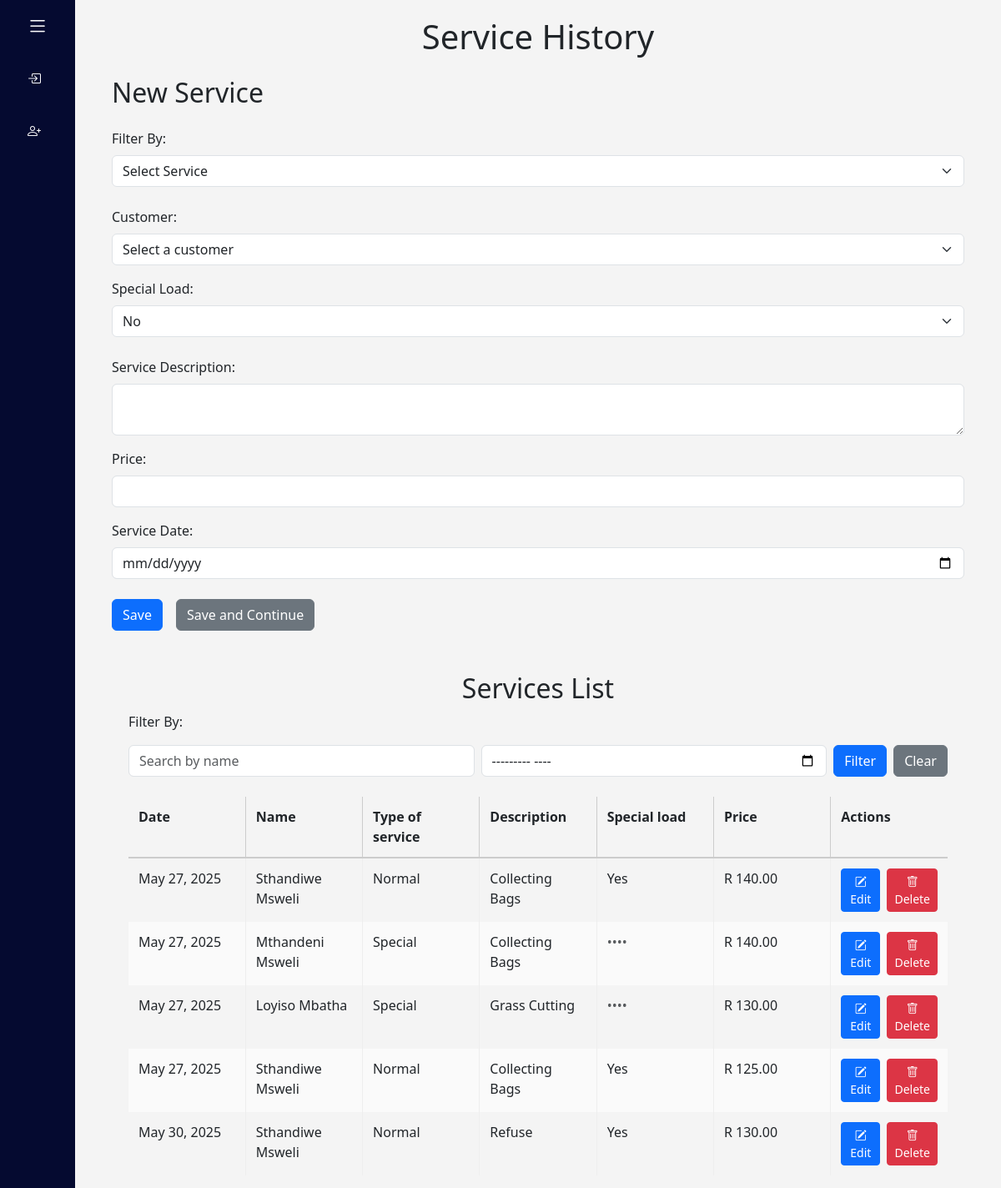
Page /service_list_fiilter on the earlier database version.
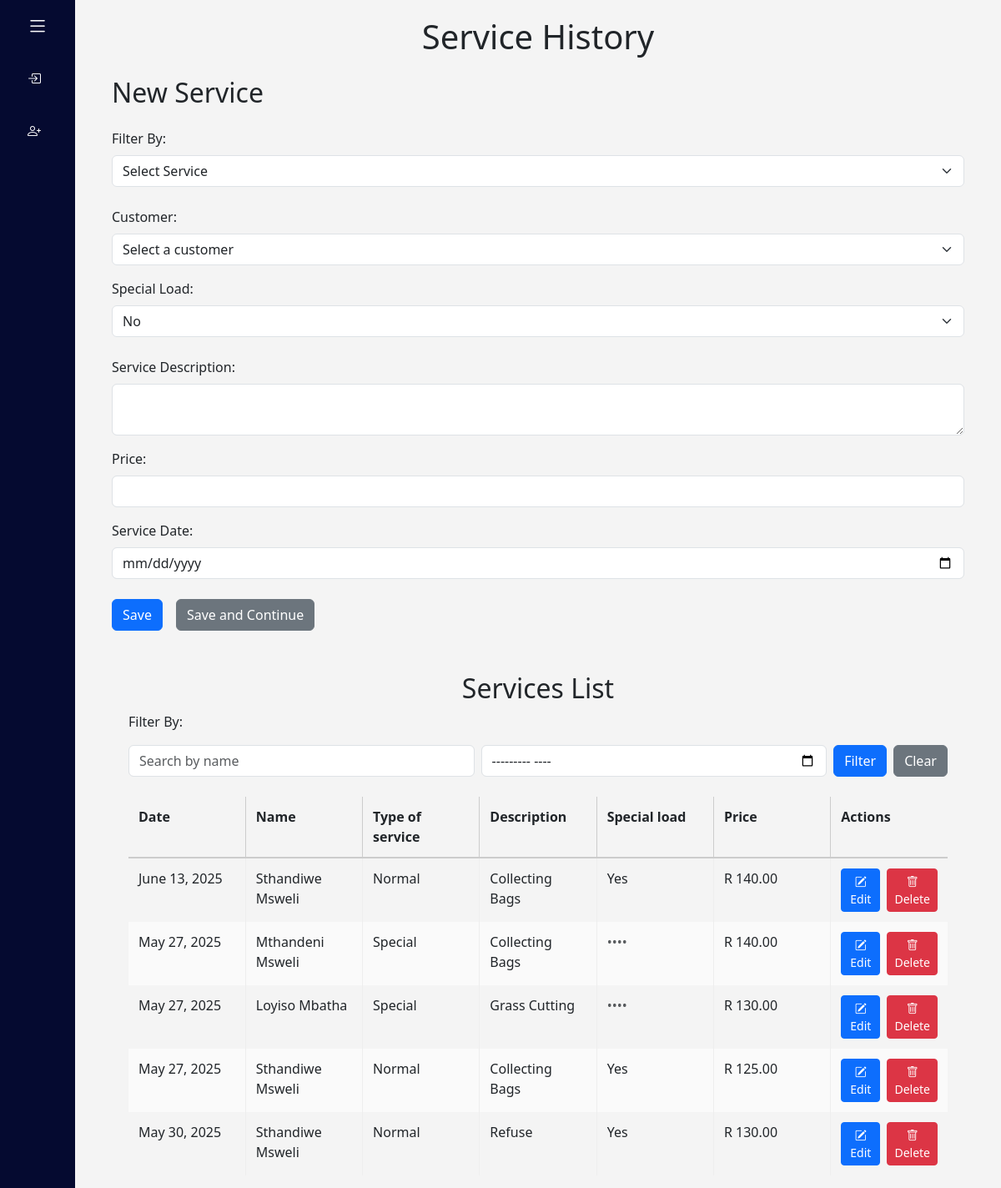
Same page on the later database version.
### bookkeeping/models.py (models this page shows, shortened)
class ServiceRecord(models.Model):
    SERVICE_TYPE_CHOICES = [
        ('normal', 'Normal Service'),
        ('special', 'Special Once-Off Service'),
    ]
    service_type = models.CharField(max_length=10, choices=SERVICE_TYPE_CHOICES, default='normal')
    customer = models.ForeignKey(Customer, on_delete=models.SET_NULL, null=True, blank=True)
    customer_name_backup = models.CharField(max_length=255, blank=True)  # 🆕 This stores the name
    special_load = models.CharField(max_length=255, blank=True)  # Optional
    client_name = models.CharField(max_length=255, blank=True)
    client_phone = models.CharField(max_length=20, blank=True)
    service_description = models.TextField()
    price = models.DecimalField(max_digits=10, decimal_places=2)
    service_date = models.DateField(auto_now_add=True)
    invoice = models.ForeignKey(Invoice, null=True, blank=True, on_delete=models.SET_NULL, related_name="services")

### bookkeeping/views.py (the view, shortened to what this page needs)
# urls.py: path("service_list_fiilter",views.service_list_filter, name="service_list_filter"),
def service_list_filter(request):
    services = ServiceRecord.objects.all()
    name_query = request.GET.get("name", "").strip()
    month_query = request.GET.get("month", "").strip()
    if name_query:
        services = services.filter(
            Q(customer_name_backup__icontains=name_query) |
            Q(client_name__icontains=name_query)
        )
    return render(request, "bookkeeping/service_history.html", {
        "services": services,
    })

### bookkeeping/templates/bookkeeping/service_history.html (shortened to what the changed rows need)
{% extends "bookkeeping/layout.html" %}
{% block body %}
<div class="container service_history">
  <h1 class="mb-4">Service History</h1>
  <h2 class="mb-4">New Service</h2>
<div class="service_list">
  <h2>Services List</h2>
  {% if services %}
    <table class="bids-table">
      <thead>
        <tr>
          <th>Date</th>
          <th>Name</th>
          <th>Type of service</th>
          <th>Description</th>
          <th>Special load</th>
          <th>Price</th>
          <th>Actions</th>
        </tr>
      </thead>
      <tbody>
        {% for service in services %}
          <tr id="highlight-service-{{ service.id }}">
            <td>{{ service.service_date }}</td>
            <td>
              {% if service.service_type == "normal" %}
              {{ service.customer_name_backup|title  }}
              {% else %}
              {{service.client_name|title}}
              {% endif %}
            </td>
            <td>{{ service.service_type|title  }}</td>
            <td>{{ service.service_description|title  }}</td>
            <td>
             {% if service.special_load %}
             {{ service.special_load|title }}
             {% else %}
             <span class="text-muted">••••</span>
             {% endif %}
             </td>
            <td>R {{ service.price }}</td>
            <td>
                 <div class="d-flex gap-2">
                  <a href="{% url 'service_edit' service.id %}" class="btn btn-sm btn-primary">
                  <i class="bi bi-pencil-square"></i> Edit
                  </a>
                  <a href="{% url 'service_delete' service.id %}" class="btn btn-sm btn-danger">
                  <i class="bi bi-trash"></i> Delete
                  </a>
              </div>
            </td>
          </tr>
        {% endfor %}
      </tbody>
    </table>
  {% else %}
    <p>No Service Available</p>
  {% endif %}
</div>
</div>
{% endblock %}

Differences in the rows shown:
changed ServiceRecord: service_date "May 27, 2025" → "June 13, 2025"
